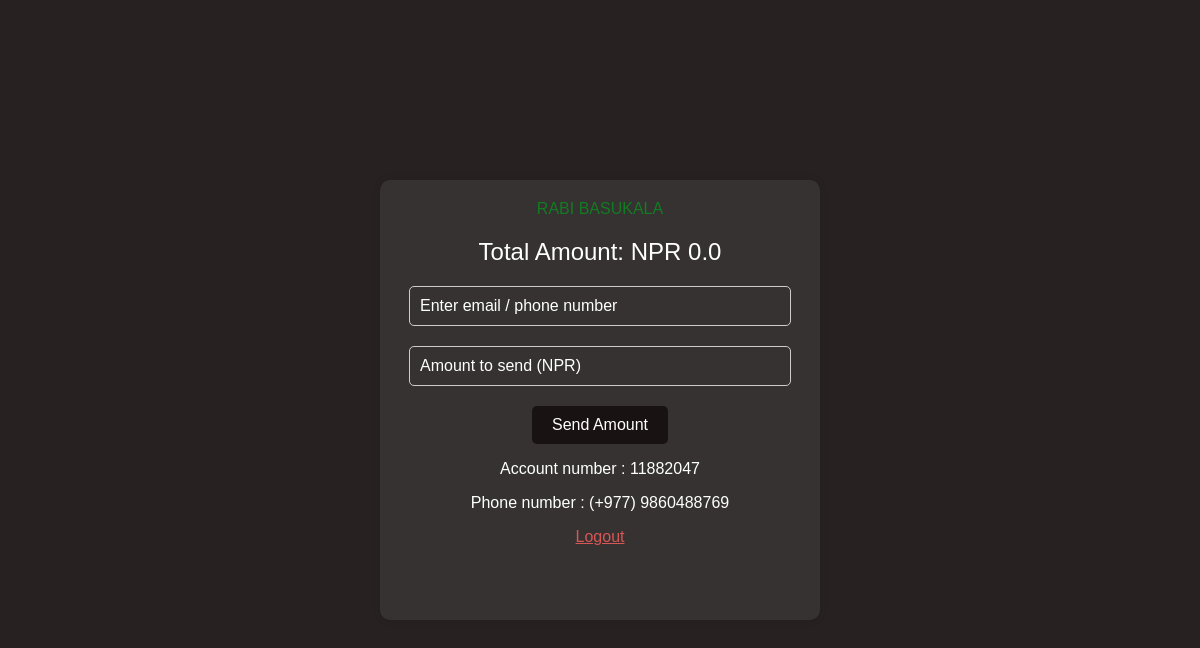
Before: /topup/send_amount (signed in) with the older database file.
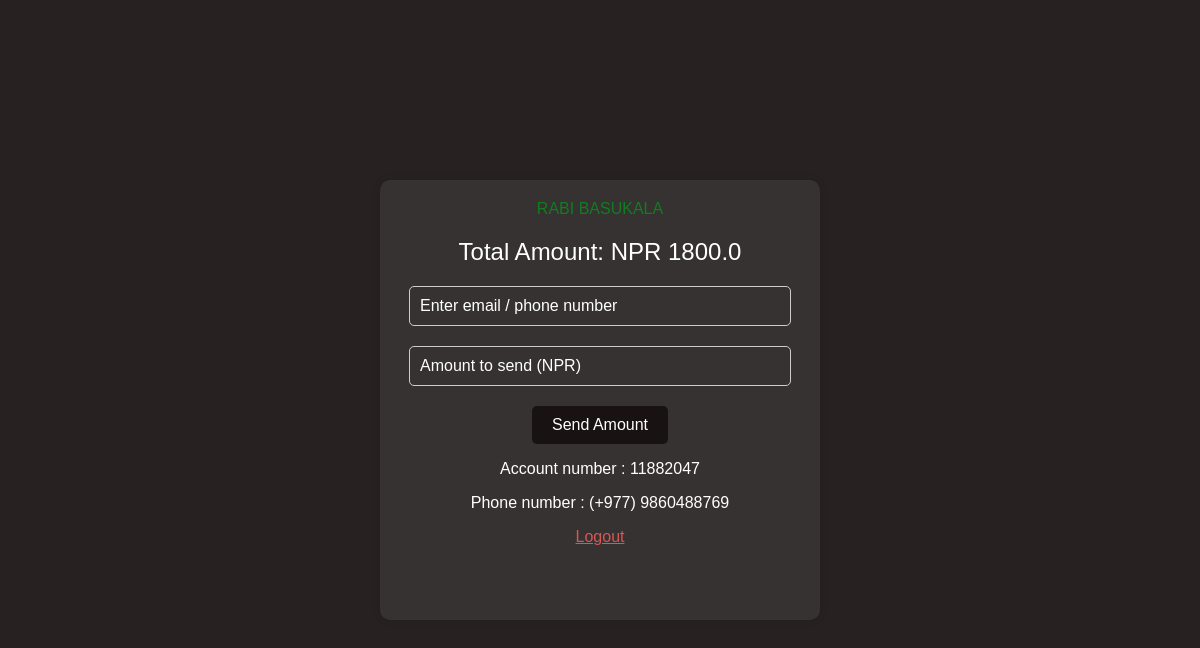
After: the same page with the newer database file.
### bank/models.py (models this page shows, shortened)
class Bank(models.Model):
    fullname = models.CharField(max_length=100)
    account_number = models.CharField(max_length=12, unique=True)
    email = models.EmailField(unique=True)
    phone = models.CharField(max_length=20,unique=True)
    password=models.CharField(max_length=256)
    amount = models.FloatField(default=0.00)
    nagrita_no = models.CharField(max_length=100)
    created_at = models.DateTimeField(auto_now_add=True)
    updated_at = models.DateTimeField(auto_now=True)

### topup/views.py (the view, shortened to what this page needs)
# urls.py: path('send_amount',views.send_amount,name='send_amount'),
@csrf_exempt
def send_amount(request):
    context={
        'bank_id':None,
        'fullname':'',
        'amount':'',
        'account_number':''
    }
    bank_id = request.session.get('bank_id')
    if bank_id:
        context['bank_id']=bank_id
        context['amount']=Bank.objects.get(id=bank_id).amount
        context['fullname']=Bank.objects.get(id=bank_id).fullname
        context['account_number']=Bank.objects.get(id=bank_id).account_number
        context['phone']=Bank.objects.get(id=bank_id).phone
    print(bank_id)
    return render(request, 'send_amount.html',context)

### templates/send_amount.html (shortened to what this page needs)
<!DOCTYPE html>
<html lang="en">
<head>
</head>
<body>
    <form method="post">
        <div class="container">
            <div class="title">{{fullname}} </div>
            <div class="total-amount">Total Amount: NPR <span id='totalAmt'>{{amount}}</span></div>
            <input type="text" class="input-field" placeholder="Enter email / phone number" name="email" required />
            <input type="text" class="input-field" placeholder="Amount to send (NPR)" name="amount" required />
            <button type="submit" class="send-button">
                Send Amount
            </button>
            {% if bank_id is None %}
            <div class='login'>
                <span>To send money ,please click </span><a href="{%url 'bank_login'%}">Login</a>
            </div>
            {% else %}
            <div class='logout'>
                <p>Account number : <span class='name'>{{account_number}} </span> </p>
                <p>Phone number : (+977) <span class='name'>{{phone}} </span> </p>
                <a href="{%url 'bank_logout'%}">Logout</a>
            </div>
            {% endif %}
        </div>
    </form>
</body>
</html>

### templates/send_amount.html (style rules this page uses)
body { font-family: Arial, sans-serif; background: #272121; margin: 0; padding: 0; display: flex; flex-direction: column; justify-content: center; align-items: center; height: 100vh; }
.container { width: 400px; height: 400px; text-align: center; background: #363232; color: #fff; padding: 20px; border-radius: 10px; box-shadow: 0 0 10px rgba(0, 0, 0, 0.1); }
.title { font-size: 16px; margin-bottom: 20px; text-transform: uppercase; color: #127c22; }
.total-amount { font-size: 24px; margin-bottom: 20px; }
.input-field { display: block; width: 90%; padding: 10px; border: 1px solid #ccc; border-radius: 5px; font-size: 16px; outline: none; background-color: #363232; caret-color: white; color: white; margin: auto; margin-bottom: 20px; }
.input-field::placeholder { color: white; }
.send-button { padding: 10px 20px; font-size: 16px; color: #fff; background-color: #191212; border: none; border-radius: 5px; cursor: pointer; }
.logout a { text-decoration: underline; color: #d75656; }

Changed rows visible on the page:
changed Bank "RABI BASUKALA": amount "0.0" → "1800.0"
